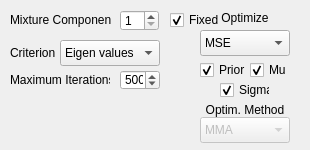
<?xml version="1.0" encoding="UTF-8"?>
<ui version="4.0">
 <class>ParametersSEDS</class>
 <widget class="QWidget" name="ParametersSEDS">
  <property name="geometry">
   <rect>
    <x>0</x>
    <y>0</y>
    <width>310</width>
    <height>150</height>
   </rect>
  </property>
  <property name="windowTitle">
   <string>Form</string>
  </property>
  <widget class="QLabel" name="label_19">
   <property name="geometry">
    <rect>
     <x>10</x>
     <y>10</y>
     <width>101</width>
     <height>20</height>
    </rect>
   </property>
   <property name="font">
    <font>
     <pointsize>9</pointsize>
    </font>
   </property>
   <property name="text">
    <string>Mixture Components</string>
   </property>
  </widget>
  <widget class="QCheckBox" name="sedsCheckSigma">
   <property name="enabled">
    <bool>true</bool>
   </property>
   <property name="geometry">
    <rect>
     <x>220</x>
     <y>80</y>
     <width>50</width>
     <height>20</height>
    </rect>
   </property>
   <property name="font">
    <font>
     <pointsize>9</pointsize>
    </font>
   </property>
   <property name="text">
    <string>Sigma</string>
   </property>
   <property name="checked">
    <bool>true</bool>
   </property>
  </widget>
  <widget class="QLabel" name="label_22">
   <property name="enabled">
    <bool>true</bool>
   </property>
   <property name="geometry">
    <rect>
     <x>10</x>
     <y>40</y>
     <width>50</width>
     <height>26</height>
    </rect>
   </property>
   <property name="font">
    <font>
     <pointsize>9</pointsize>
    </font>
   </property>
   <property name="text">
    <string>Criterion</string>
   </property>
   <property name="alignment">
    <set>Qt::AlignLeading|Qt::AlignLeft|Qt::AlignVCenter</set>
   </property>
  </widget>
  <widget class="QSpinBox" name="sedsCount">
   <property name="geometry">
    <rect>
     <x>120</x>
     <y>10</y>
     <width>39</width>
     <height>21</height>
    </rect>
   </property>
   <property name="font">
    <font>
     <pointsize>9</pointsize>
    </font>
   </property>
   <property name="toolTip">
    <string>Number of mixture elements</string>
   </property>
   <property name="minimum">
    <number>1</number>
   </property>
   <property name="maximum">
    <number>200</number>
   </property>
   <property name="value">
    <number>1</number>
   </property>
  </widget>
  <widget class="QComboBox" name="sedsObjectiveCombo">
   <property name="geometry">
    <rect>
     <x>200</x>
     <y>30</y>
     <width>90</width>
     <height>26</height>
    </rect>
   </property>
   <property name="font">
    <font>
     <pointsize>9</pointsize>
    </font>
   </property>
   <property name="currentIndex">
    <number>0</number>
   </property>
   <item>
    <property name="text">
     <string>MSE</string>
    </property>
   </item>
   <item>
    <property name="text">
     <string>Likelihood</string>
    </property>
   </item>
  </widget>
  <widget class="QCheckBox" name="sedsCheckMu">
   <property name="geometry">
    <rect>
     <x>250</x>
     <y>60</y>
     <width>40</width>
     <height>20</height>
    </rect>
   </property>
   <property name="font">
    <font>
     <pointsize>9</pointsize>
    </font>
   </property>
   <property name="text">
    <string>Mu</string>
   </property>
   <property name="checked">
    <bool>true</bool>
   </property>
  </widget>
  <widget class="QCheckBox" name="sedsCheckPrior">
   <property name="enabled">
    <bool>true</bool>
   </property>
   <property name="geometry">
    <rect>
     <x>200</x>
     <y>60</y>
     <width>50</width>
     <height>20</height>
    </rect>
   </property>
   <property name="font">
    <font>
     <pointsize>9</pointsize>
    </font>
   </property>
   <property name="text">
    <string>Prior</string>
   </property>
   <property name="checked">
    <bool>true</bool>
   </property>
  </widget>
  <widget class="QLabel" name="label">
   <property name="geometry">
    <rect>
     <x>210</x>
     <y>10</y>
     <width>70</width>
     <height>16</height>
    </rect>
   </property>
   <property name="font">
    <font>
     <pointsize>9</pointsize>
    </font>
   </property>
   <property name="text">
    <string>Optimize</string>
   </property>
   <property name="alignment">
    <set>Qt::AlignCenter</set>
   </property>
  </widget>
  <widget class="QComboBox" name="sedsConstraintCombo">
   <property name="enabled">
    <bool>true</bool>
   </property>
   <property name="geometry">
    <rect>
     <x>60</x>
     <y>40</y>
     <width>100</width>
     <height>26</height>
    </rect>
   </property>
   <property name="font">
    <font>
     <pointsize>9</pointsize>
    </font>
   </property>
   <property name="currentIndex">
    <number>0</number>
   </property>
   <item>
    <property name="text">
     <string>Eigen values</string>
    </property>
   </item>
   <item>
    <property name="text">
     <string>Principal Minor</string>
    </property>
   </item>
  </widget>
  <widget class="QLabel" name="label_21">
   <property name="enabled">
    <bool>true</bool>
   </property>
   <property name="geometry">
    <rect>
     <x>10</x>
     <y>70</y>
     <width>100</width>
     <height>20</height>
    </rect>
   </property>
   <property name="font">
    <font>
     <pointsize>9</pointsize>
    </font>
   </property>
   <property name="text">
    <string>Maximum Iterations</string>
   </property>
   <property name="alignment">
    <set>Qt::AlignLeading|Qt::AlignLeft|Qt::AlignVCenter</set>
   </property>
  </widget>
  <widget class="QSpinBox" name="iterationCount">
   <property name="enabled">
    <bool>true</bool>
   </property>
   <property name="geometry">
    <rect>
     <x>120</x>
     <y>70</y>
     <width>40</width>
     <height>20</height>
    </rect>
   </property>
   <property name="font">
    <font>
     <pointsize>9</pointsize>
    </font>
   </property>
   <property name="toolTip">
    <string>Number of mixture elements</string>
   </property>
   <property name="minimum">
    <number>1</number>
   </property>
   <property name="maximum">
    <number>999</number>
   </property>
   <property name="value">
    <number>500</number>
   </property>
  </widget>
  <widget class="QLabel" name="graphLabel">
   <property name="geometry">
    <rect>
     <x>10</x>
     <y>100</y>
     <width>180</width>
     <height>40</height>
    </rect>
   </property>
   <property name="text">
    <string/>
   </property>
  </widget>
  <widget class="QCheckBox" name="sedsCheckUniform">
   <property name="enabled">
    <bool>true</bool>
   </property>
   <property name="geometry">
    <rect>
     <x>170</x>
     <y>10</y>
     <width>60</width>
     <height>20</height>
    </rect>
   </property>
   <property name="font">
    <font>
     <pointsize>9</pointsize>
    </font>
   </property>
   <property name="toolTip">
    <string>&lt;!DOCTYPE HTML PUBLIC &quot;-//W3C//DTD HTML 4.0//EN&quot; &quot;http://www.w3.org/TR/REC-html40/strict.dtd&quot;&gt;
&lt;html&gt;&lt;head&gt;&lt;meta name=&quot;qrichtext&quot; content=&quot;1&quot; /&gt;&lt;style type=&quot;text/css&quot;&gt;
p, li { white-space: pre-wrap; }
&lt;/style&gt;&lt;/head&gt;&lt;body style=&quot; font-family:'Lucida Grande'; font-size:9pt; font-weight:400; font-style:normal;&quot;&gt;
&lt;p style=&quot; margin-top:0px; margin-bottom:0px; margin-left:0px; margin-right:0px; -qt-block-indent:0; text-indent:0px;&quot;&gt;Uniform Initialization of the initial GMM&lt;/p&gt;&lt;/body&gt;&lt;/html&gt;</string>
   </property>
   <property name="text">
    <string>Fixed</string>
   </property>
   <property name="checked">
    <bool>true</bool>
   </property>
  </widget>
  <widget class="QComboBox" name="sedsOptimizationCombo">
   <property name="enabled">
    <bool>false</bool>
   </property>
   <property name="geometry">
    <rect>
     <x>200</x>
     <y>117</y>
     <width>90</width>
     <height>26</height>
    </rect>
   </property>
   <property name="font">
    <font>
     <pointsize>9</pointsize>
    </font>
   </property>
   <property name="currentIndex">
    <number>0</number>
   </property>
   <item>
    <property name="text">
     <string>MMA</string>
    </property>
   </item>
   <item>
    <property name="text">
     <string>ISRES</string>
    </property>
   </item>
   <item>
    <property name="text">
     <string>ORIG_DIRECT</string>
    </property>
   </item>
   <item>
    <property name="text">
     <string>AUGLAG</string>
    </property>
   </item>
   <item>
    <property name="text">
     <string>COBYLA</string>
    </property>
   </item>
  </widget>
  <widget class="QLabel" name="label_2">
   <property name="geometry">
    <rect>
     <x>200</x>
     <y>102</y>
     <width>90</width>
     <height>16</height>
    </rect>
   </property>
   <property name="font">
    <font>
     <pointsize>9</pointsize>
    </font>
   </property>
   <property name="text">
    <string>Optim. Method</string>
   </property>
   <property name="alignment">
    <set>Qt::AlignCenter</set>
   </property>
  </widget>
 </widget>
 <resources/>
 <connections/>
</ui>
